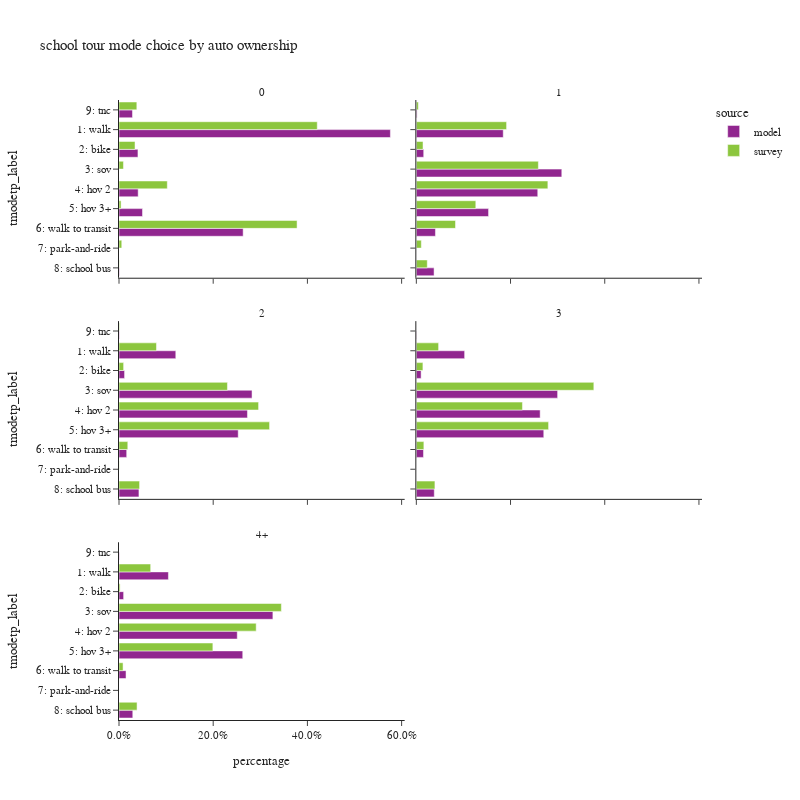

Source (notebook cell):
### Code cell
plot_mode_choice(wk_tour.filter(pl.col('auto_ownership_4+')!="-1"),
                 "auto_ownership_4+",
                 {"auto_ownership_4+":["0","1","2","3","4+"],
                  "tmodetp_label":["1: walk","2: bike","3: sov","4: hov 2","5: hov 3+","6: walk to transit",
                                   "7: park-and-ride","8: school bus","9: other–survey only"]},
                 "auto ownership",2,800)

### Figure 1 — Plotly figure (JSON) as saved in the notebook; plotly's stock layout.template omitted (floating-point values rounded to 4 significant figures)
{"data": [{"alignmentgroup": "True", "customdata": [[11], [127792], [8921], [9026], [11065], [58462], [173], [6347]], "hovertemplate": "source=model<br>auto_ownership_4+=0<br>percentage=%{x}<br>tmodetp_label=%{y}<br>sample_count=%{customdata[0]}<extra></extra>", "legendgroup": "model", "marker": {"color": "#91268F", "pattern": {"shape": ""}}, "name": "model", "offsetgroup": "model", "orientation": "h", "showlegend": true, "textposition": "auto", "type": "bar", "x": [4.959e-05, 0.5762, 0.04022, 0.04069, 0.04989, 0.2636, 0.00078, 0.02862], "xaxis": "x5", "y": [null, "1: walk", "2: bike", "4: hov 2", "5: hov 3+", "6: walk to transit", "8: school bus", "9: tnc"], "yaxis": "y5"}, {"alignmentgroup": "True", "customdata": [[27], [172610], [14660], [288895], [241134], [143430], [37979], [35233], [1487]], "hovertemplate": "source=model<br>auto_ownership_4+=1<br>percentage=%{x}<br>tmodetp_label=%{y}<br>sample_count=%{customdata[0]}<extra></extra>", "legendgroup": "model", "marker": {"color": "#91268F", "pattern": {"shape": ""}}, "name": "model", "offsetgroup": "model", "orientation": "h", "showlegend": false, "textposition": "auto", "type": "bar", "x": [2.886e-05, 0.1845, 0.01567, 0.3088, 0.2578, 0.1533, 0.0406, 0.03766, 0.00159], "xaxis": "x6", "y": [null, "1: walk", "2: bike", "3: sov", "4: hov 2", "5: hov 3+", "6: walk to transit", "8: school bus", "9: tnc"], "yaxis": "y6"}, {"alignmentgroup": "True", "customdata": [[40], [193872], [19005], [454211], [438552], [407011], [26252], [68064], [1122]], "hovertemplate": "source=model<br>auto_ownership_4+=2<br>percentage=%{x}<br>tmodetp_label=%{y}<br>sample_count=%{customdata[0]}<extra></extra>", "legendgroup": "model", "marker": {"color": "#91268F", "pattern": {"shape": ""}}, "name": "model", "offsetgroup": "model", "orientation": "h", "showlegend": false, "textposition": "auto", "type": "bar", "x": [2.487e-05, 0.1206, 0.01182, 0.2824, 0.2727, 0.2531, 0.01632, 0.04232, 0.0006977], "xaxis": "x3", "y": [null, "1: walk", "2: bike", "3: sov", "4: hov 2", "5: hov 3+", "6: walk to transit", "8: school bus", "9: tnc"], "yaxis": "y3"}, {"alignmentgroup": "True", "customdata": [[11], [84375], [8354], [246756], [216270], [222581], [12480], [31356], [503]], "hovertemplate": "source=model<br>auto_ownership_4+=3<br>percentage=%{x}<br>tmodetp_label=%{y}<br>sample_count=%{customdata[0]}<extra></extra>", "legendgroup": "model", "marker": {"color": "#91268F", "pattern": {"shape": ""}}, "name": "model", "offsetgroup": "model", "orientation": "h", "showlegend": false, "textposition": "auto", "type": "bar", "x": [1.337e-05, 0.1026, 0.01015, 0.2999, 0.2629, 0.2706, 0.01517, 0.03811, 0.0006114], "xaxis": "x4", "y": [null, "1: walk", "2: bike", "3: sov", "4: hov 2", "5: hov 3+", "6: walk to transit", "8: school bus", "9: tnc"], "yaxis": "y4"}, {"alignmentgroup": "True", "customdata": [[3], [52118], [4870], [162284], [124706], [130493], [7416], [14528], [302]], "hovertemplate": "source=model<br>auto_ownership_4+=4+<br>percentage=%{x}<br>tmodetp_label=%{y}<br>sample_count=%{customdata[0]}<extra></extra>", "legendgroup": "model", "marker": {"color": "#91268F", "pattern": {"shape": ""}}, "name": "model", "offsetgroup": "model", "orientation": "h", "showlegend": false, "textposition": "auto", "type": "bar", "x": [6.04e-06, 0.1049, 0.009804, 0.3267, 0.2511, 0.2627, 0.01493, 0.02925, 0.000608], "xaxis": "x", "y": [null, "1: walk", "2: bike", "3: sov", "4: hov 2", "5: hov 3+", "6: walk to transit", "8: school bus", "9: tnc"], "yaxis": "y"}, {"alignmentgroup": "True", "customdata": [[7], [262], [29], [11], [20], [13], [144], [5], [3], [14]], "hovertemplate": "source=survey<br>auto_ownership_4+=0<br>percentage=%{x}<br>tmodetp_label=%{y}<br>sample_count=%{customdata[0]}<extra></extra>", "legendgroup": "survey", "marker": {"color": "#8CC63E", "pattern": {"shape": ""}}, "name": "survey", "offsetgroup": "survey", "orientation": "h", "showlegend": true, "textposition": "auto", "type": "bar", "x": [0.006357, 0.4209, 0.034, 0.009471, 0.1025, 0.004403, 0.3781, 0.005851, 0.0005569, 0.03785], "xaxis": "x5", "y": [null, "1: walk", "2: bike", "3: sov", "4: hov 2", "5: hov 3+", "6: walk to transit", "7: park-and-ride", "8: school bus", "9: tnc"], "yaxis": "y5"}, {"alignmentgroup": "True", "customdata": [[10], [521], [70], [606], [427], [272], [77], [6], [41], [7]], "hovertemplate": "source=survey<br>auto_ownership_4+=1<br>percentage=%{x}<br>tmodetp_label=%{y}<br>sample_count=%{customdata[0]}<extra></extra>", "legendgroup": "survey", "marker": {"color": "#8CC63E", "pattern": {"shape": ""}}, "name": "survey", "offsetgroup": "survey", "orientation": "h", "showlegend": false, "textposition": "auto", "type": "bar", "x": [0.008335, 0.1916, 0.01421, 0.2591, 0.2793, 0.1263, 0.08316, 0.0106, 0.02322, 0.004247], "xaxis": "x6", "y": [null, "1: walk", "2: bike", "3: sov", "4: hov 2", "5: hov 3+", "6: walk to transit", "7: park-and-ride", "8: school bus", "9: tnc"], "yaxis": "y6"}, {"alignmentgroup": "True", "customdata": [[5], [263], [31], [548], [603], [548], [35], [5], [84], [5]], "hovertemplate": "source=survey<br>auto_ownership_4+=2<br>percentage=%{x}<br>tmodetp_label=%{y}<br>sample_count=%{customdata[0]}<extra></extra>", "legendgroup": "survey", "marker": {"color": "#8CC63E", "pattern": {"shape": ""}}, "name": "survey", "offsetgroup": "survey", "orientation": "h", "showlegend": false, "textposition": "auto", "type": "bar", "x": [0.0007936, 0.07954, 0.0098, 0.2302, 0.2963, 0.3196, 0.01867, 0.0003819, 0.04368, 0.0009201], "xaxis": "x3", "y": [null, "1: walk", "2: bike", "3: sov", "4: hov 2", "5: hov 3+", "6: walk to transit", "7: park-and-ride", "8: school bus", "9: tnc"], "yaxis": "y3"}, {"alignmentgroup": "True", "customdata": [[1], [48], [5], [217], [136], [105], [4], [26]], "hovertemplate": "source=survey<br>auto_ownership_4+=3<br>percentage=%{x}<br>tmodetp_label=%{y}<br>sample_count=%{customdata[0]}<extra></extra>", "legendgroup": "survey", "marker": {"color": "#8CC63E", "pattern": {"shape": ""}}, "name": "survey", "offsetgroup": "survey", "orientation": "h", "showlegend": false, "textposition": "auto", "type": "bar", "x": [0.0003416, 0.04728, 0.01397, 0.3769, 0.2253, 0.2808, 0.016, 0.03946], "xaxis": "x4", "y": [null, "1: walk", "2: bike", "3: sov", "4: hov 2", "5: hov 3+", "6: walk to transit", "8: school bus"], "yaxis": "y4"}, {"alignmentgroup": "True", "customdata": [[2], [15], [4], [85], [64], [27], [6], [8]], "hovertemplate": "source=survey<br>auto_ownership_4+=4+<br>percentage=%{x}<br>tmodetp_label=%{y}<br>sample_count=%{customdata[0]}<extra></extra>", "legendgroup": "survey", "marker": {"color": "#8CC63E", "pattern": {"shape": ""}}, "name": "survey", "offsetgroup": "survey", "orientation": "h", "showlegend": false, "textposition": "auto", "type": "bar", "x": [0.04823, 0.06724, 0.002324, 0.3447, 0.2912, 0.1993, 0.008629, 0.03834], "xaxis": "x", "y": [null, "1: walk", "2: bike", "3: sov", "4: hov 2", "5: hov 3+", "6: walk to transit", "8: school bus"], "yaxis": "y"}], "layout": {"annotations": [{"font": {}, "showarrow": false, "text": "4+", "x": 0.245, "xanchor": "center", "xref": "paper", "y": 0.2867, "yanchor": "bottom", "yref": "paper"}, {"font": {}, "showarrow": false, "text": "2", "x": 0.245, "xanchor": "center", "xref": "paper", "y": 0.6433, "yanchor": "bottom", "yref": "paper"}, {"font": {}, "showarrow": false, "text": "3", "x": 0.755, "xanchor": "center", "xref": "paper", "y": 0.6433, "yanchor": "bottom", "yref": "paper"}, {"font": {}, "showarrow": false, "text": "0", "x": 0.245, "xanchor": "center", "xref": "paper", "y": 1.0, "yanchor": "bottom", "yref": "paper"}, {"font": {}, "showarrow": false, "text": "1", "x": 0.755, "xanchor": "center", "xref": "paper", "y": 1.0, "yanchor": "bottom", "yref": "paper"}], "barmode": "group", "height": 800, "legend": {"title": {"text": "source"}, "tracegroupgap": 0}, "title": {"text": "school tour mode choice by auto ownership"}, "width": 800, "xaxis": {"anchor": "y", "domain": [0.0, 0.49], "tickformat": ".1%", "title": {"text": "percentage"}}, "xaxis2": {"anchor": "y2", "domain": [0.51, 1.0], "matches": "x", "tickformat": ".1%", "title": {"text": "percentage"}}, "xaxis3": {"anchor": "y3", "domain": [0.0, 0.49], "matches": "x", "showticklabels": false, "tickformat": ".1%"}, "xaxis4": {"anchor": "y4", "domain": [0.51, 1.0], "matches": "x", "showticklabels": false, "tickformat": ".1%"}, "xaxis5": {"anchor": "y5", "domain": [0.0, 0.49], "matches": "x", "showticklabels": false, "tickformat": ".1%"}, "xaxis6": {"anchor": "y6", "domain": [0.51, 1.0], "matches": "x", "showticklabels": false, "tickformat": ".1%"}, "yaxis": {"anchor": "x", "categoryarray": ["9: other–survey only", "8: school bus", "7: park-and-ride", "6: walk to transit", "5: hov 3+", "4: hov 2", "3: sov", "2: bike", "1: walk"], "categoryorder": "array", "domain": [0.0, 0.2867], "title": {"text": "tmodetp_label"}}, "yaxis2": {"anchor": "x2", "domain": [0.0, 0.2867], "matches": "y", "showticklabels": false}, "yaxis3": {"anchor": "x3", "categoryarray": ["9: other–survey only", "8: school bus", "7: park-and-ride", "6: walk to transit", "5: hov 3+", "4: hov 2", "3: sov", "2: bike", "1: walk"], "categoryorder": "array", "domain": [0.3567, 0.6433], "matches": "y", "title": {"text": "tmodetp_label"}}, "yaxis4": {"anchor": "x4", "domain": [0.3567, 0.6433], "matches": "y", "showticklabels": false}, "yaxis5": {"anchor": "x5", "categoryarray": ["9: other–survey only", "8: school bus", "7: park-and-ride", "6: walk to transit", "5: hov 3+", "4: hov 2", "3: sov", "2: bike", "1: walk"], "categoryorder": "array", "domain": [0.7133, 1.0], "matches": "y", "title": {"text": "tmodetp_label"}}, "yaxis6": {"anchor": "x6", "domain": [0.7133, 1.0], "matches": "y", "showticklabels": false}}}
